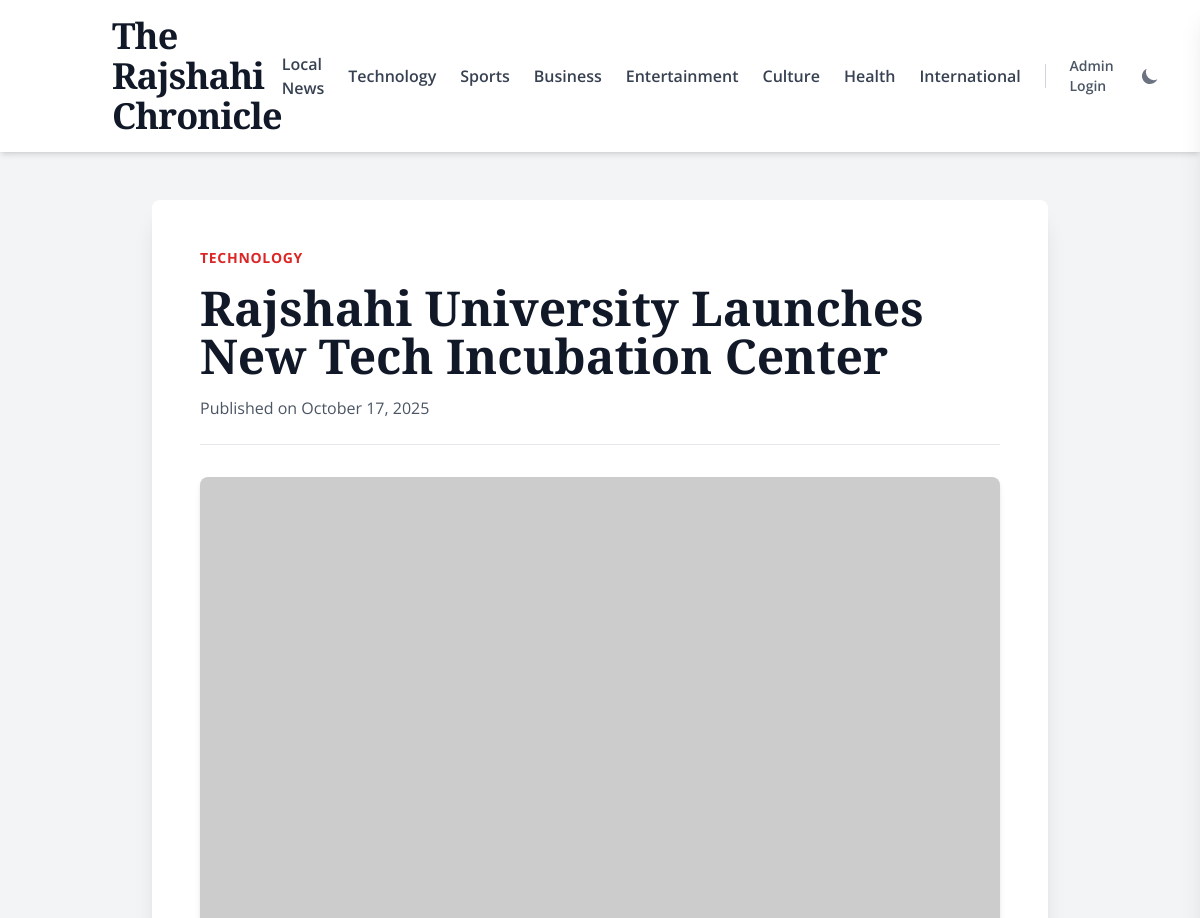
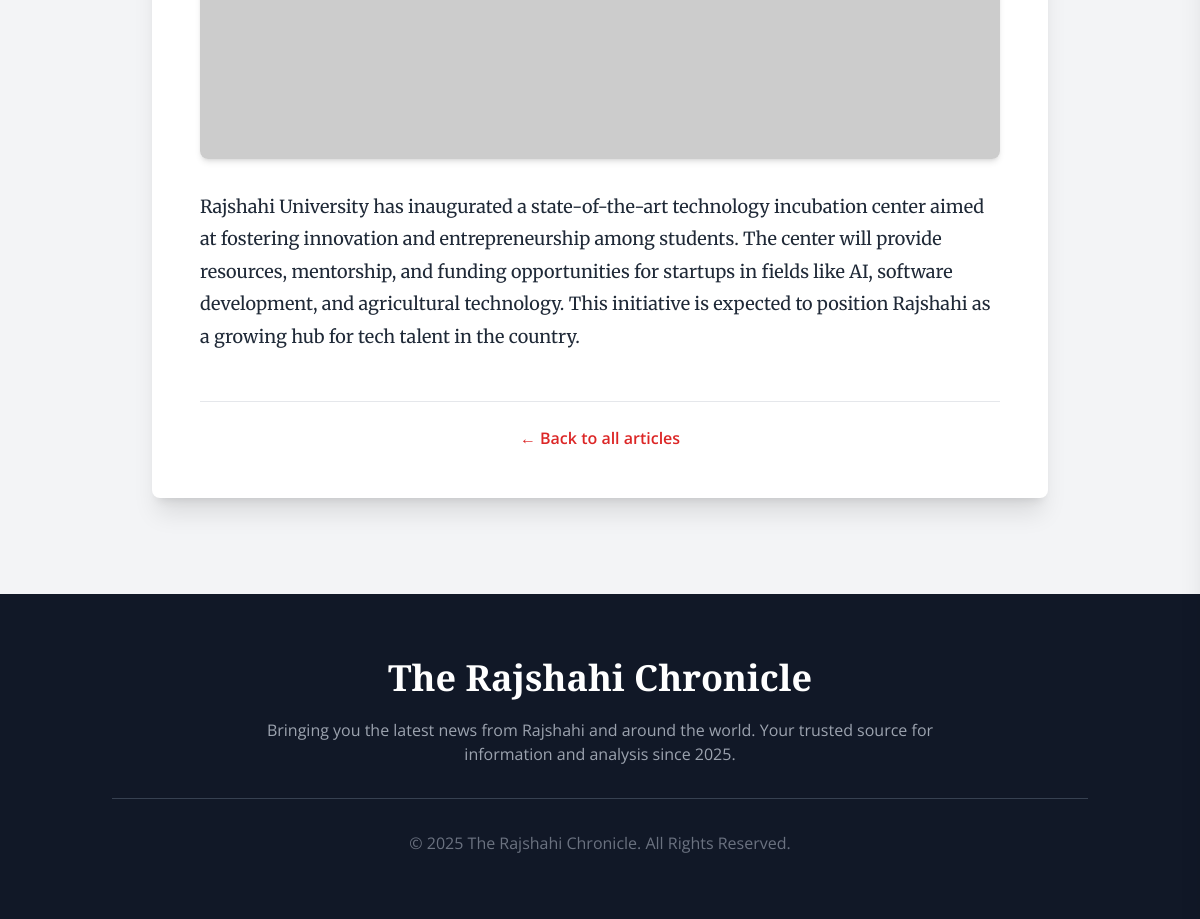
Screenshot of /single.php?id=2 with the database file from the repository (2 pictures, top to bottom).
### tables this page shows
CREATE TABLE `articles` (
  `id` int(11) NOT NULL,
  `title` varchar(255) NOT NULL,
  `content` text NOT NULL,
  `image_url` varchar(2083) NOT NULL,
  `category` varchar(50) NOT NULL,
  `created_at` timestamp NOT NULL DEFAULT current_timestamp()
);

### single.php (the view, shortened to what this page needs)
<?php
require 'config/database.php';
$id = $_GET['id'] ?? null;
$stmt = $pdo->prepare("SELECT * FROM articles WHERE id = ?");
$stmt->execute([$id]);
$article = $stmt->fetch();
$categories = ['Local News', 'Technology', 'Sports', 'Business', 'Entertainment', 'Culture', 'Health', 'International'];
?>
<!DOCTYPE html>
<html lang="en" class="scroll-smooth">
<head>
    <link href="./dist/output.css" rel="stylesheet">
</head>
<body class="bg-gray-100 dark:bg-gray-900 font-sans text-gray-800 dark:text-gray-200 antialiased transition-colors duration-300">
    <header class="bg-white dark:bg-gray-800 shadow-md sticky top-0 z-50">
        <div class="container mx-auto px-6">
            <div class="flex justify-between items-center py-4">
                <a href="index.php" class="text-3xl lg:text-4xl font-serif font-black text-gray-900 dark:text-white tracking-tight">The Rajshahi Chronicle</a>
                <div class="flex items-center">
                    <nav class="hidden md:flex items-center space-x-6 text-base font-semibold">
                        <?php foreach ($categories as $category): ?>
                            <a href="index.php#<?= strtolower(str_replace(' ', '-', $category)) ?>" class="text-gray-700 dark:text-gray-300 hover:text-red-700 dark:hover:text-red-500 transition-colors duration-300"><?= htmlspecialchars($category) ?></a>
                        <?php endforeach; ?>
                    </nav>
                    <div class="flex items-center space-x-2 sm:space-x-4">
                         <a href="admin/" class="hidden sm:block text-sm font-semibold text-gray-600 dark:text-gray-300 hover:text-red-700 dark:hover:text-red-500 transition-colors duration-300">Admin Login</a>
                         <button id="theme-toggle" type="button" class="text-gray-500 dark:text-gray-400 hover:bg-gray-100 dark:hover:bg-gray-700 focus:outline-none focus:ring-4 focus:ring-gray-200 dark:focus:ring-gray-700 rounded-lg text-sm p-2.5">
                            <svg id="theme-toggle-dark-icon" class="hidden w-5 h-5" fill="currentColor" viewBox="0 0 20 20" xmlns="http://www.w3.org/2000/svg"><path d="M17.293 13.293A8 8 0 016.707 2.707a8.001 8.001 0 1010.586 10.586z"></path></svg>
                        </button>
                    </div>
                </div>
            </div>
        </div>
    </header>
    <main class="container mx-auto px-4 py-8 md:py-12">
        <article class="max-w-4xl mx-auto bg-white dark:bg-gray-800 p-6 sm:p-8 lg:p-12 rounded-lg shadow-xl">
            <header class="mb-8 border-b dark:border-gray-700 pb-6">
                <p class="text-sm text-red-600 dark:text-red-500 uppercase font-bold tracking-wider"><?php echo htmlspecialchars($article['category']); ?></p>
                <h1 class="text-4xl md:text-5xl font-bold font-serif text-gray-900 dark:text-white my-4 leading-tight"><?php echo htmlspecialchars($article['title']); ?></h1>
                <p class="text-gray-600 dark:text-gray-400">Published on <?php echo date('F j, Y', strtotime($article['created_at'])); ?></p>
            </header>
            <figure class="mb-8">
                <img src="<?php echo htmlspecialchars($article['image_url']); ?>" alt="<?php echo htmlspecialchars($article['title']); ?>" class="w-full h-auto rounded-lg shadow-md">
            </figure>
            <div class="prose prose-lg max-w-none article-content font-serif text-lg text-gray-800 dark:text-gray-300" style="font-family: 'Merriweather', serif;">
                <?php
                    $paragraphs = explode("\n", htmlspecialchars($article['content']));
                    foreach ($paragraphs as $p) {
                        $trimmed_p = trim($p);
                        if (!empty($trimmed_p)) {
                            echo "<p>" . $trimmed_p . "</p>";
                        }
                    }
                ?>
            </div>
            <div class="mt-12 pt-6 border-t dark:border-gray-700 text-center">
                <a href="index.php" class="text-red-600 dark:text-red-500 hover:underline font-semibold transition-colors">&larr; Back to all articles</a>
            </div>
        </article>
    </main>
    <footer class="bg-gray-900 dark:bg-black text-white py-16 mt-12">
        <div class="container mx-auto px-6 text-center">
            <a href="index.php" class="text-4xl font-serif font-black">The Rajshahi Chronicle</a>
            <p class="mt-5 max-w-2xl mx-auto text-gray-400">
                Bringing you the latest news from Rajshahi and around the world. Your trusted source for information and analysis since 2025.
            </p>
            <div class="mt-8 border-t border-gray-700 pt-8">
                <p class="text-gray-500">&copy; <?php echo date('Y'); ?> The Rajshahi Chronicle. All Rights Reserved.</p>
            </div>
        </div>
    </footer>
</body>
</html>

### single.php (style rules this page uses)
.article-content p { margin-bottom: 1.5rem; line-height: 1.8; }

### rows the page displays
articles: category "TECHNOLOGY", title "Rajshahi University Launches New Tech Incubation Center", created_at "October 17, 2025", content "Rajshahi University has inaugurated a state-of-the-art technology incubation center aimed at fostering innovation and entrepreneurship among students. The center will provide resources, mentorship, and funding opportunities for startups in fields like AI, software development, and agricultural technology. This initiative is expected to position Rajshahi as a growing hub for tech talent in the country."

### other values shown
$category "Local News"
$category "Technology"
$category "Sports"
$category "Business"
$category "Entertainment"
$category "Culture"
$category "Health"
$category "International"
